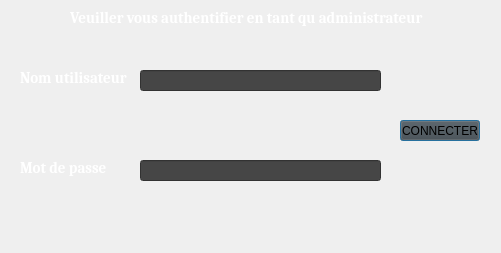
<?xml version="1.0" encoding="UTF-8"?>
<ui version="4.0">
 <class>authen2</class>
 <widget class="QDialog" name="authen2">
  <property name="geometry">
   <rect>
    <x>0</x>
    <y>0</y>
    <width>501</width>
    <height>253</height>
   </rect>
  </property>
  <property name="windowTitle">
   <string>Dialog</string>
  </property>
  <widget class="QLineEdit" name="password">
   <property name="geometry">
    <rect>
     <x>140</x>
     <y>160</y>
     <width>241</width>
     <height>21</height>
    </rect>
   </property>
   <property name="styleSheet">
    <string notr="true">background-color: rgb(70, 70, 70);</string>
   </property>
   <property name="echoMode">
    <enum>QLineEdit::Password</enum>
   </property>
  </widget>
  <widget class="QPushButton" name="connecter">
   <property name="geometry">
    <rect>
     <x>400</x>
     <y>120</y>
     <width>80</width>
     <height>21</height>
    </rect>
   </property>
   <property name="styleSheet">
    <string notr="true">background-color: rgb(70, 70, 70);</string>
   </property>
   <property name="text">
    <string>CONNECTER</string>
   </property>
  </widget>
  <widget class="QLineEdit" name="username">
   <property name="geometry">
    <rect>
     <x>140</x>
     <y>70</y>
     <width>241</width>
     <height>21</height>
    </rect>
   </property>
   <property name="styleSheet">
    <string notr="true">background-color: rgb(70, 70, 70);</string>
   </property>
  </widget>
  <widget class="QLabel" name="label_2">
   <property name="geometry">
    <rect>
     <x>20</x>
     <y>70</y>
     <width>121</width>
     <height>16</height>
    </rect>
   </property>
   <property name="font">
    <font>
     <family>Cambria</family>
     <pointsize>11</pointsize>
     <weight>75</weight>
     <bold>true</bold>
    </font>
   </property>
   <property name="styleSheet">
    <string notr="true">color: rgb(255, 255, 255);</string>
   </property>
   <property name="text">
    <string>Nom utilisateur</string>
   </property>
  </widget>
  <widget class="QLabel" name="label_4">
   <property name="geometry">
    <rect>
     <x>20</x>
     <y>160</y>
     <width>121</width>
     <height>16</height>
    </rect>
   </property>
   <property name="font">
    <font>
     <family>Cambria</family>
     <pointsize>11</pointsize>
     <weight>75</weight>
     <bold>true</bold>
    </font>
   </property>
   <property name="styleSheet">
    <string notr="true">color: rgb(255, 255, 255);</string>
   </property>
   <property name="text">
    <string>Mot de passe</string>
   </property>
  </widget>
  <widget class="QLabel" name="fond">
   <property name="geometry">
    <rect>
     <x>0</x>
     <y>0</y>
     <width>501</width>
     <height>271</height>
    </rect>
   </property>
   <property name="text">
    <string/>
   </property>
   <property name="pixmap">
    <pixmap resource="../../Documents/Menu/fond2.qrc">:/menu/fond/Fond2.png</pixmap>
   </property>
   <property name="scaledContents">
    <bool>true</bool>
   </property>
  </widget>
  <widget class="QLabel" name="label">
   <property name="geometry">
    <rect>
     <x>70</x>
     <y>10</y>
     <width>371</width>
     <height>16</height>
    </rect>
   </property>
   <property name="font">
    <font>
     <family>Cambria</family>
     <pointsize>11</pointsize>
     <weight>75</weight>
     <bold>true</bold>
    </font>
   </property>
   <property name="styleSheet">
    <string notr="true">color: rgb(255, 255, 255);</string>
   </property>
   <property name="text">
    <string>Veuiller vous authentifier en tant qu administrateur</string>
   </property>
  </widget>
  <zorder>fond</zorder>
  <zorder>password</zorder>
  <zorder>connecter</zorder>
  <zorder>username</zorder>
  <zorder>label_2</zorder>
  <zorder>label_4</zorder>
  <zorder>label</zorder>
 </widget>
 <resources>
  <include location="../../Documents/Menu/fond2.qrc"/>
 </resources>
 <connections/>
</ui>
